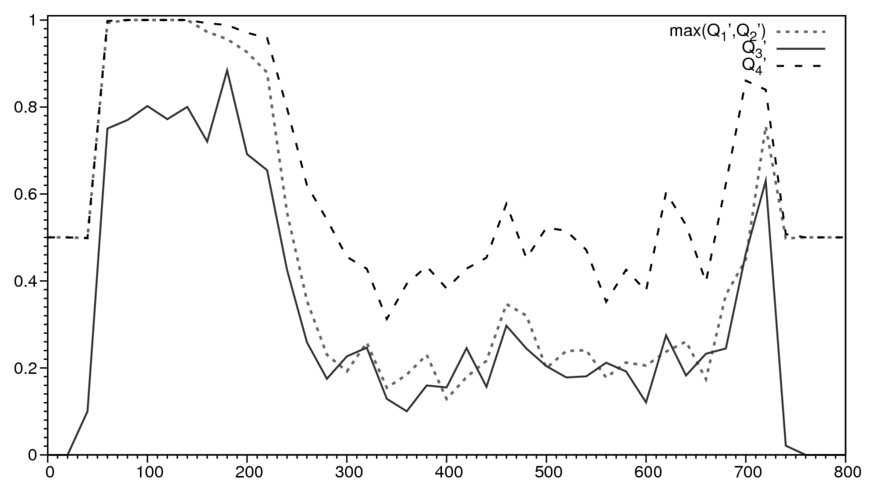

Reproduce this figure in gnuplot.
set terminal postscript eps enhanced defaultplex \
   leveldefault color colortext \
   dashed dashlength 3.0 linewidth 1.0 butt \
   palfuncparam 2000,0.003 \
   "Helvetica" 14



set output "q_auto_hpv_e6_02.eps"

set size 1,0.8
set size ratio 0.55
set lmargin 2
set rmargin 0.2
set tmargin 1
set bmargin 2

#
set datafile separator ","
set xrange [0:800] noreverse nowriteback
set yrange [0:1.01] noreverse nowriteback

#set y2range [-0.2:0.2]
#set y2tics border

set xtics 100 nomirror out axis
set mxtics 10
set ytics  nomirror out axis
set mytics 10

set style line 1 bgnd
set style line 2 lt rgb "cyan"
set style rect fc lt -1 fs solid 0.15 noborder
#
#set obj rect from 423, -1 to 437,1
#set label at 423-10, 0.5 "L1" front font "Helvetica,12"

#set obj rect from 0,-2 to 800,2 fs solid 0.50

#

#set style line 6 lt 1 lc rgb "dark-blue" lw 3
set style line 6 lt 1 lc rgb "blue" lw 3

set style line 8 lt 3 lc rgb "black" lw 3
#vertical delimiter
set parametric
const=386
set trange [0:1]
#
#plot  "q_auto_E6.csv" using 1:($8>0.6 ? $8 : 1/0) title 'Q1AutoModif' with lines ls 3 \
#         ,"q_auto_E6.csv" using 1:($8<=0.6 ? $8 : 1/0) title 'Q1AutoModif' with lines ls 5

# smooth bezier/csplines/acsplines
#,"q_auto_E6.csv" using 2:12 axes x1y2 title 'gap prop' smooth csplines ls 4 \
# with lines
# ,"q_auto_E6.csv" using 2:13 axes x1y2 title 'rand' smooth csplines ls 4 \
#,"q_auto_E6.csv" using 2:15 axes x1y2 title 'ham' smooth csplines ls 6 \

#plot  "q_auto_E6.csv" using 2:(($4<1 && $6<1) ? $9 : 1/0) title 'Q1Auto' smooth csplines ls 3 \
#      ,"q_auto_E6.csv" using 2:($9*$14) axes x1y2 title 'Q*CorRand' smooth csplines ls 4 \
      #,"q_auto_E6.csv" using 2:14 axes x1y2 title 'cor_rand' smooth csplines ls 5 \
      

#      ,"q_auto_E6.csv" using 2:4 axes x1y2 title 'dXY inv_' with lines ls 4 \
#      ,"q_auto_E6.csv" using 2:6 axes x1y2 title 'vX inv' with lines ls 5 \
#      ,"q_auto_E6.csv" using 2:8 axes x1y2 title 'vY inv' with lines ls 6
#plot  "f_1_2_3_4_w9.csv" using 2:(($7==$8) ? $7 : 1/0) with lines ls 3 axes x1y1 title 'max(Q1\', Q\'2)'  \
#,"f_1_2_3_4_w9.csv" using 2:( abs($8-$6)> 0.01 ? $8 : $8) with filledcu x1 ls 5 axes x1y1 title 'Q3'  \
#

set style line 3 lt 3 lc rgb "black" lw 3
set style line 4 lt 4 lc rgb "gray40" lw 4
set style line 5 lt 1 lc rgb "gray20" lw 3

#set style fill pattern 2
#set style fill solid 1.0 noborder


plot  "f_1_2_3_4_w9_hpv_e6.csv" using 2:( abs($7-$6)> 0.01 ? $7 : $7) with lines ls 4 axes x1y1 title "max(Q_1\',Q_2\')"  \
      ,"f_1_2_3_4_w9_hpv_e6.csv" using 2:( abs($8-$6)> 0.01 ? $8 : $7) with lines ls 5 axes x1y1 title "Q_3\'"  \
      ,"f_1_2_3_4_w9_hpv_e6.csv" using 2:($6) with lines ls 3 axes x1y1 title "Q_4\'"  \
# ,"f_1_2_3_4_w9.csv" using 2:($4) axes x1y1 title 'Q2Auto' with lines ls 4 \
     # ,"f_1_2_3_4_w9.csv" using 2:($5) axes x1y1 title 'Q3Auto' with lines ls 5 \
     # ,"f_1_2_3_4_w9.csv" using 2:($6) axes x1y1 title 'Q3Auto' with lines ls 6 \
      #,"q_func_feta.csv" using 2:($23) axes x1y1 title 'QAuto' with lines ls 4 \
      #,"q_func_feta.csv" using 2:($23*$27) axes x1y1 title 'QAuto*CorRand' with lines ls 5 \
      ,const,t notitle with lines ls 8


